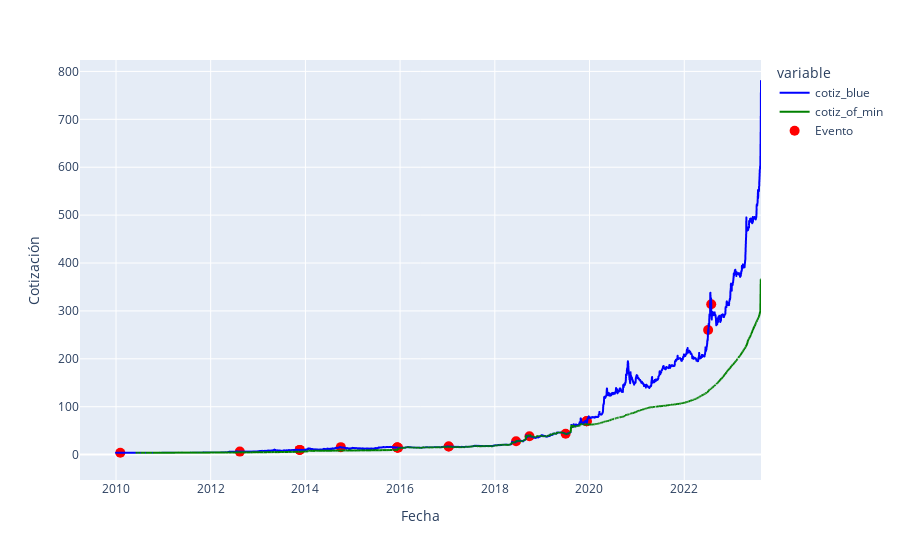

The notebook cell saved with this chart:
### Code cell
import plotly.express as px
import plotly.graph_objects as go

# Gráfico con valores de dolar blue y oficial, y especificando los eventos que fueron ocurriendo.

# Crear el gráfico de líneas usando Plotly Express
fig = px.line(df_cotiz_y_eventos, x='fecha', y=['cotiz_blue', 'cotiz_of_min'],
              labels={'fecha': 'Fecha', 'value': 'Cotización'},
              color_discrete_map={'cotiz_blue': 'blue', 'cotiz_of_min': 'green'})

# Agregar puntos de evento a las fechas correspondientes
eventos = df_cotiz_y_eventos[df_cotiz_y_eventos['evento_n'].notna()]

event_trace = go.Scatter(x=eventos['fecha'], y=eventos['cotiz_blue'],
                         mode='markers', name='Evento', marker=dict(color='red', size=10),
                         text=eventos['evento_n'])

fig.add_trace(event_trace)
fig.show()

### Figure 1 — Plotly figure (JSON) as saved in the notebook; plotly's stock layout.template omitted (floating-point values rounded to 4 significant figures; data arrays with more than 128 entries replaced by an {"elided": "..."} marker saying what was removed)
{"data": [{"hovertemplate": "variable=cotiz_blue<br>Fecha=%{x}<br>Cotización=%{y}<extra></extra>", "legendgroup": "cotiz_blue", "line": {"color": "blue", "dash": "solid"}, "marker": {"symbol": "circle"}, "mode": "lines", "name": "cotiz_blue", "showlegend": true, "type": "scattergl", "x": {"elided": "3342 str values"}, "xaxis": "x", "y": {"elided": "3342 float values"}, "yaxis": "y"}, {"hovertemplate": "variable=cotiz_of_min<br>Fecha=%{x}<br>Cotización=%{y}<extra></extra>", "legendgroup": "cotiz_of_min", "line": {"color": "green", "dash": "solid"}, "marker": {"symbol": "circle"}, "mode": "lines", "name": "cotiz_of_min", "showlegend": true, "type": "scattergl", "x": {"elided": "3342 str values"}, "xaxis": "x", "y": {"elided": "3342 float values"}, "yaxis": "y"}, {"marker": {"color": "red", "size": 10}, "mode": "markers", "name": "Evento", "text": ["Mercedes Marcó Del Pont - bcra", "Cepo al Dolar - misc", "Juan Carlos Fábrega - bcra", "Axel Kicillof - econ", "Alejandro Vanoli - bcra", "Federico Sturzenegger - bcra", "Alfonso Prat-Gay - fina", "Mauricio Macri - pres", "Levantamiento del Cepo al Dolar - misc", "Luis Caputo - fina", "Nicolas Dujovne - trea", "Luis Caputo - bcra", "Guido Sandleris - bcra", "Hernán Lacunza - trea", "Miguel Ángel Pesce - bcra", "Martín Guzmán - econ", "Alberto Fernández - pres", "Silvina Batakis - econ", "Sergio Massa - econ"], "type": "scatter", "x": ["2010-02-03T00:00:00", "2012-08-13T00:00:00", "2013-11-18T00:00:00", "2013-11-18T00:00:00", "2014-10-01T00:00:00", "2015-12-10T00:00:00", "2015-12-10T00:00:00", "2015-12-10T00:00:00", "2015-12-17T00:00:00", "2017-01-10T00:00:00", "2017-01-10T00:00:00", "2018-06-14T00:00:00", "2018-09-25T00:00:00", "2019-07-01T00:00:00", "2019-12-10T00:00:00", "2019-12-10T00:00:00", "2019-12-10T00:00:00", "2022-07-04T00:00:00", "2022-07-28T00:00:00"], "y": [3.91, 6.28, 9.87, 9.87, 15.64, 14.77, 14.77, 14.77, 14.36, 16.85, 16.85, 27.9, 38.25, 43.45, 69.5, 69.5, 69.5, 260, 314]}], "layout": {"legend": {"title": {"text": "variable"}, "tracegroupgap": 0}, "margin": {"t": 60}, "xaxis": {"anchor": "y", "domain": [0, 1], "title": {"text": "Fecha"}}, "yaxis": {"anchor": "x", "domain": [0, 1], "title": {"text": "Cotización"}}}}
